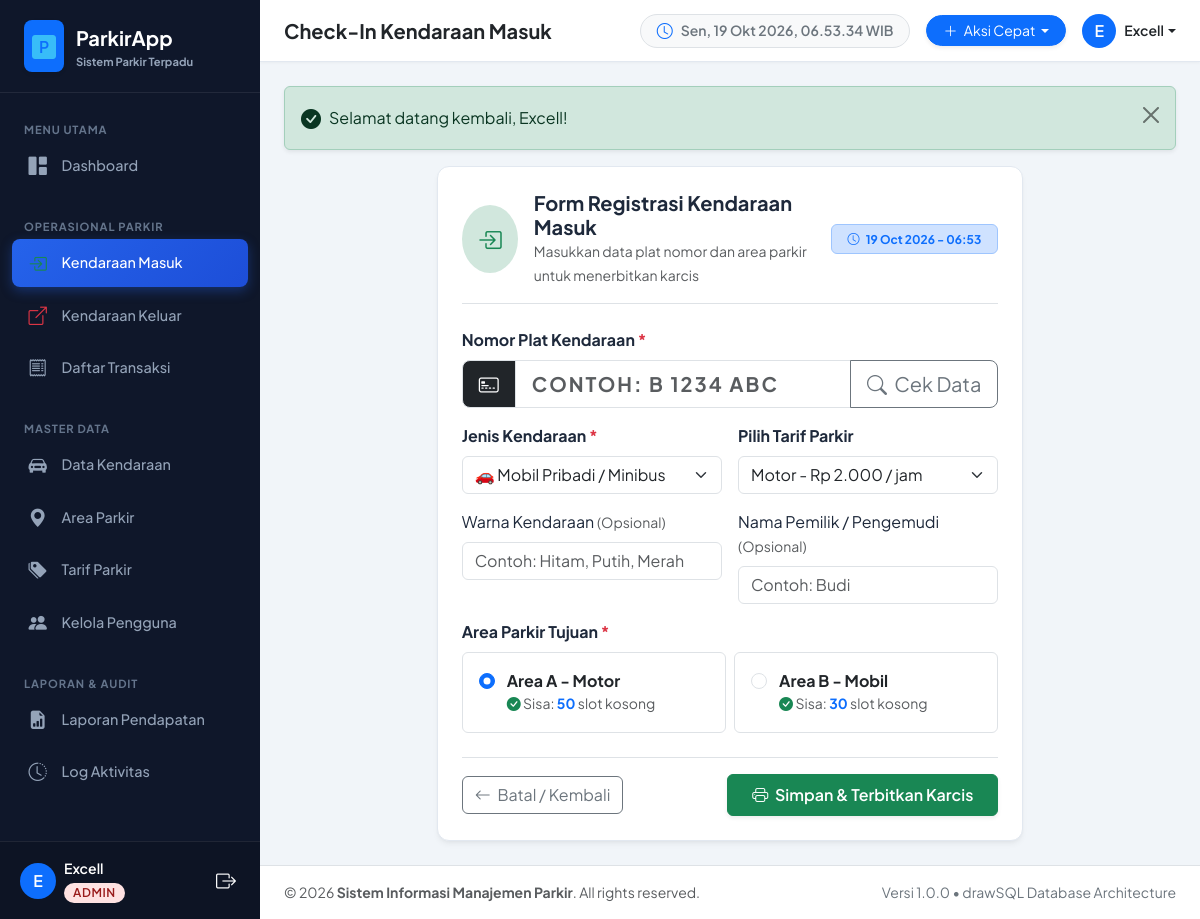
Screenshot of /pages/transaksi/masuk.php (signed in) with the database file from the repository.
### tables this page shows
CREATE TABLE IF NOT EXISTS `tb_user` (
  `id_user` int(11) NOT NULL AUTO_INCREMENT,
  `nama_lengkap` varchar(50) NOT NULL,
  `username` varchar(50) NOT NULL,
  `password` varchar(100) NOT NULL,
  `role` enum('admin','petugas','owner') NOT NULL,
  `status_aktif` tinyint(1) NOT NULL DEFAULT 1,
  PRIMARY KEY (`id_user`),
  UNIQUE KEY `tb_user_username_unique` (`username`)
);

CREATE TABLE IF NOT EXISTS `tb_area_parkir` (
  `id_area` int(11) NOT NULL AUTO_INCREMENT,
  `nama_area` varchar(50) NOT NULL,
  `kapasitas` int(5) NOT NULL,
  `terisi` int(5) NOT NULL DEFAULT 0,
  PRIMARY KEY (`id_area`)
);

### config/auth.php (called while the page is built, shortened)
<?php
require_once __DIR__ . '/database.php';
require_once __DIR__ . '/helper.php';
if (isset($_SESSION['user_id']) && isset($pdo)) {
    try {
        $stmt_sync_user = $pdo->prepare("SELECT nama_lengkap, username, role, status_aktif FROM tb_user WHERE id_user = ? LIMIT 1");
        $stmt_sync_user->execute([$_SESSION['user_id']]);
    } catch (Exception $e) {
    }
}
function isLoggedIn() {
    return isset($_SESSION['user_id']) && !empty($_SESSION['user_id']);
}
function getCurrentUser() {
    return [
        'id_user'      => $_SESSION['user_id'],
        'nama_lengkap' => $_SESSION['nama_lengkap'],
        'username'     => $_SESSION['username'],
        'role'         => $_SESSION['role'],
    ];
}
function isAdmin() {
    return isLoggedIn() && $_SESSION['role'] === 'admin';
}

### pages/transaksi/masuk.php (the view, shortened to what this page needs)
<?php
require_once __DIR__ . '/../../config/database.php';
require_once __DIR__ . '/../../config/helper.php';
require_once __DIR__ . '/../../config/auth.php';
$page_heading = 'Check-In Kendaraan Masuk';
$stmt_tarif = $pdo->query("SELECT * FROM tb_tarif ORDER BY id_tarif ASC");
$tarifs = $stmt_tarif->fetchAll();
$stmt_area = $pdo->query("SELECT * FROM tb_area_parkir ORDER BY id_area ASC");
$areas = $stmt_area->fetchAll();
include __DIR__ . '/../../includes/header.php';
include __DIR__ . '/../../includes/sidebar.php';
include __DIR__ . '/../../includes/navbar.php';
?>
<div class="row justify-content-center">
    <div class="col-lg-8">
        <div class="data-card p-4">
            <div class="d-flex align-items-center justify-content-between border-bottom pb-3 mb-4">
                <div class="d-flex align-items-center gap-3">
                    <div class="bg-success-subtle text-success p-3 rounded-circle fs-4">
                        <i class="bi bi-box-arrow-in-right"></i>
                    </div>
                    <div>
                        <h5 class="fw-bold mb-0">Form Registrasi Kendaraan Masuk</h5>
                        <small class="text-muted">Masukkan data plat nomor dan area parkir untuk menerbitkan karcis</small>
                    </div>
                </div>
                <span class="badge bg-primary-subtle text-primary border border-primary-subtle px-3 py-2">
                    <i class="bi bi-clock me-1"></i> <?= date('d M Y - H:i') ?>
                </span>
            </div>
            <form method="POST" action="" id="formCheckIn">
                <div class="mb-3">
                    <label class="form-label fw-bold">Nomor Plat Kendaraan <span class="text-danger">*</span></label>
                    <div class="input-group input-group-lg">
                        <span class="input-group-text bg-dark text-white fw-bold">
                            <i class="bi bi-credit-card-2-front"></i>
                        </span>
                        <input type="text" name="plat_nomor" id="platNomor" class="form-control text-uppercase fw-bold" placeholder="CONTOH: B 1234 ABC" required autofocus autocomplete="off" style="letter-spacing: 2px;">
                        <button type="button" class="btn btn-outline-secondary" id="btnCekPlat" title="Cek apakah plat sudah terdaftar">
                            <i class="bi bi-search me-1"></i> Cek Data
                        </button>
                    </div>
                </div>
                <div class="row g-3 mb-3">
                    <div class="col-md-6">
                        <label class="form-label fw-bold">Jenis Kendaraan <span class="text-danger">*</span></label>
                        <select name="jenis_kendaraan" id="jenisKendaraan" class="form-select" required>
                            <option value="mobil" selected>🚗 Mobil Pribadi / Minibus</option>
                        </select>
                    </div>
                    <div class="col-md-6">
                        <label class="form-label fw-bold">Pilih Tarif Parkir</label>
                        <select name="id_tarif" id="idTarif" class="form-select">
                            <?php foreach ($tarifs as $tf): ?>
                                <option value="<?= $tf['id_tarif'] ?>" data-jenis="<?= $tf['jenis_kendaraan'] ?>">
                                    <?= ucfirst($tf['jenis_kendaraan']) ?> - <?= rupiah($tf['tarif_per_jam']) ?> / jam
                                </option>
                            <?php endforeach; ?>
                        </select>
                    </div>
                </div>
                <div class="row g-3 mb-3">
                    <div class="col-md-6">
                        <label class="form-label">Warna Kendaraan <span class="text-muted small">(Opsional)</span></label>
                        <input type="text" name="warna" id="warnaKendaraan" class="form-control" placeholder="Contoh: Hitam, Putih, Merah">
                    </div>
                    <div class="col-md-6">
                        <label class="form-label">Nama Pemilik / Pengemudi <span class="text-muted small">(Opsional)</span></label>
                        <input type="text" name="pemilik" id="pemilikKendaraan" class="form-control" placeholder="Contoh: Budi">
                    </div>
                </div>
                <div class="mb-4">
                    <label class="form-label fw-bold">Area Parkir Tujuan <span class="text-danger">*</span></label>
                    <div class="row g-2">
                        <?php foreach ($areas as $idx => $ar):
                            $kap = (int)$ar['kapasitas'];
                            $isi = (int)$ar['terisi'];
                            $sisa = max(0, $kap - $isi);
                            $is_full = ($sisa <= 0);
                        ?>
                        <div class="col-md-6">
                            <label class="card h-100 p-3 border <?= $is_full ? 'bg-light opacity-50' : 'bg-white' ?>" style="cursor: <?= $is_full ? 'not-allowed' : 'pointer' ?>;">
                                <div class="form-check">
                                    <input class="form-check-input" type="radio" name="id_area" value="<?= $ar['id_area'] ?>" <?= ($idx === 0 && !$is_full) ? 'checked' : '' ?> <?= $is_full ? 'disabled' : '' ?> required>
                                    <div class="form-check-label ms-1">
                                        <div class="fw-bold text-dark"><?= e($ar['nama_area']) ?></div>
                                        <div class="small <?= $is_full ? 'text-danger fw-bold' : 'text-muted' ?>">
                                            <?php if ($is_full): ?>
                                                <i class="bi bi-x-circle-fill"></i> PENUH (<?= $isi ?>/<?= $kap ?>)
                                            <?php else: ?>
                                                <i class="bi bi-check-circle-fill text-success"></i> Sisa: <strong class="text-primary"><?= $sisa ?></strong> slot kosong
                                            <?php endif; ?>
                                        </div>
                                    </div>
                                </div>
                            </label>
                        </div>
                        <?php endforeach; ?>
                    </div>
                </div>
                <div class="d-flex justify-content-between align-items-center pt-3 border-top">
                    <a href="<?= base_url('pages/dashboard/index.php') ?>" class="btn btn-outline-secondary">
                        <i class="bi bi-arrow-left me-1"></i> Batal / Kembali
                    </a>
                    <button type="submit" class="btn btn-success px-4 py-2 fw-semibold shadow-sm" id="btnSubmit">
                        <i class="bi bi-printer me-1"></i> Simpan & Terbitkan Karcis
                    </button>
                </div>
            </form>
        </div>
    </div>
</div>
<?php include __DIR__ . '/../../includes/footer.php'; ?>

### includes/navbar.php (shortened to what this page needs)
<?php
$page_heading = $page_heading ?? 'Dashboard';
$current_user = getCurrentUser();
?>
<div class="app-main">
    <nav class="app-navbar">
        <div class="d-flex align-items-center gap-3">
            <h4 class="mb-0 fw-bold fs-5 text-dark"><?= e($page_heading) ?></h4>
        </div>
        <div class="d-flex align-items-center gap-3">
            <div class="d-none d-md-flex align-items-center gap-2 px-3 py-1 bg-light rounded-pill border">
                <i class="bi bi-clock text-primary"></i>
                <span id="liveClock" class="small fw-semibold text-secondary">--:--:-- WIB</span>
            </div>
            <?php if (isAdmin() || isPetugas()): ?>
            <div class="dropdown">
                <button class="btn btn-sm btn-primary rounded-pill px-3 dropdown-toggle shadow-sm" type="button" data-bs-toggle="dropdown">
                    <i class="bi bi-plus-lg me-1"></i> Aksi Cepat
                </button>
            </div>
            <?php endif; ?>
            <div class="dropdown">
                <a href="#" class="d-flex align-items-center text-dark text-decoration-none dropdown-toggle" data-bs-toggle="dropdown">
                    <div class="bg-primary text-white rounded-circle d-flex align-items-center justify-content-center me-2" style="width: 34px; height: 34px; font-weight: 600;">
                        <?= strtoupper(substr($current_user['nama_lengkap'] ?? 'U', 0, 1)) ?>
                    </div>
                    <span class="d-none d-sm-inline fw-semibold small"><?= e($current_user['nama_lengkap'] ?? '') ?></span>
                </a>
            </div>
        </div>
    </nav>
    <main class="content-container">

### assets/css/style.css (style rules this page uses)
:root { --primary-color: #2563eb; --primary-hover: #1d4ed8; --secondary-color: #64748b; --success-color: #10b981; --warning-color: #f59e0b; --danger-color: #ef4444; --info-color: #06b6d4; --dark-color: #0f172a; --sidebar-bg: #0f172a; --sidebar-color: #94a3b8; --sidebar-active-bg: #1e293b; --sidebar-active-text: #ffffff; --body-bg: #f1f5f9; --card-shadow: 0 4px 6px -1px rgba(0, 0, 0, 0.05), 0 2px 4px -2px rgba(0, 0, 0, 0.05); }
body { font-family: 'Segoe UI', system-ui, -apple-system, BlinkMacSystemFont, Roboto, sans-serif; background-color: var(--body-bg); color: #1e293b; min-height: 100vh; }
.app-main { flex-grow: 1; display: flex; flex-direction: column; min-width: 0; }
.app-navbar { background-color: #ffffff; border-bottom: 1px solid #e2e8f0; padding: 0.85rem 1.5rem; display: flex; align-items: center; justify-content: space-between; box-shadow: 0 1px 3px 0 rgba(0, 0, 0, 0.04); }
.content-container { padding: 1.5rem; flex-grow: 1; }
.data-card { background: #ffffff; border-radius: 0.75rem; border: 1px solid #e2e8f0; box-shadow: var(--card-shadow); overflow: hidden; }

### includes/header.php (style rules this page uses)
body { font-family: 'Plus Jakarta Sans', sans-serif; }

### rows the page displays
tb_user: nama_lengkap "E", nama_lengkap "Excell"
tb_area_parkir: terisi "☑ Area A - Motor Sisa: 50 slot", nama_area "Area A - Motor", kapasitas "50"
tb_area_parkir: terisi "☐ Area B - Mobil Sisa: 30 slot", nama_area "Area B - Mobil", kapasitas "30"

### other values shown
substr($user_name, 0, 1) "E"
$user_name "Excell"
$user_role "ADMIN"
$page_heading "Check-In Kendaraan Masuk"
$msg "Selamat datang kembali, Excell!"
form field id_tarif "Motor - Rp 2.000 / jam"
